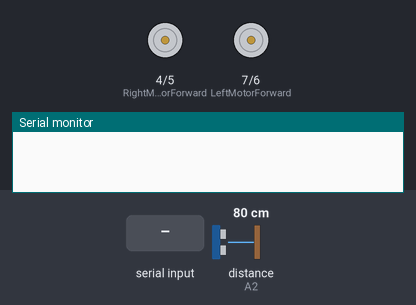
This sketch was run on a simulated Arduino Uno, built with avr-gcc and run on an emulated ATmega328P. Parts: motor-driver pin pairs drawn as motors (green arrow = first pin HIGH = forward, orange = second pin HIGH = backward, longer = more drive), the last lines printed to the serial monitor. Inputs (shaded band) come from the test bench; at power-on: distance to the obstacle (sensor on A2) 80 cm. The echo pulse lasts 58.3 µs per cm.

Above: at 1.3 s.
1.4 s: distance to the obstacle (sensor on A2) set to 23 cm
2.9 s: distance to the obstacle (sensor on A2) set to 18 cm
At 3.56 s:
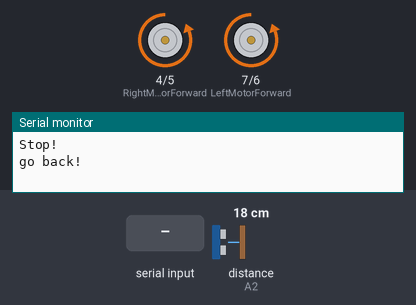
5.9 s: distance to the obstacle (sensor on A2) set to 35 cm
At 6.9 s:
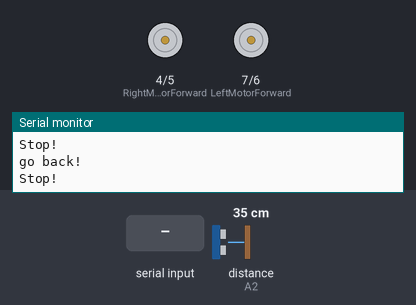
7.5 s: "F" received over Serial
At 7.9 s:
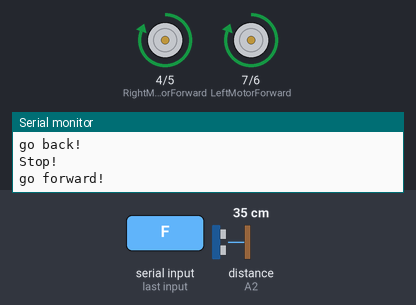
9.0 s: "R" received over Serial
At 10.2 s:
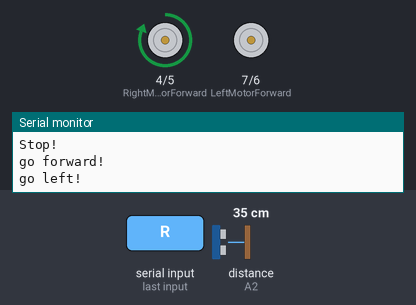
10.5 s: "L" received over Serial
At 11.0 s:
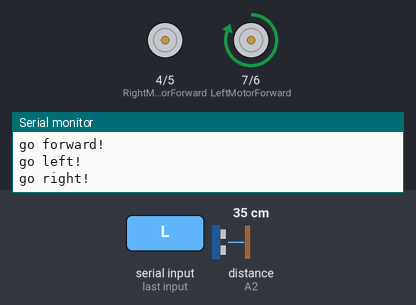
Timing chart, 0 to 13.0 s (numbered marks = the images above; inputs shaded):
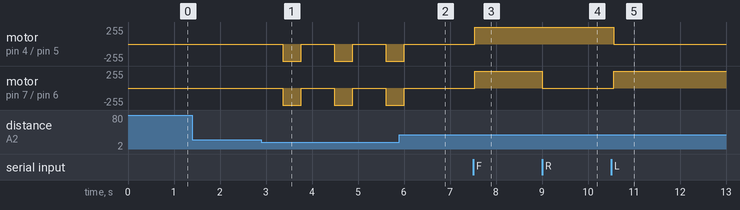

Measured:
- the behaviour switches between 21 and 20 cm on distance to the obstacle (sensor on A2) (found by bisection; images 0 and 1)
- after the input at 1.4 s, every drawn part: stays the same
- after the input at 2.9 s, motor on pin 4 (RightMotorForward) / pin 5 (RightMotorBackward), motor on pin 7 (LeftMotorForward) / pin 6 (LeftMotorBackward): alternates backward 255/255 for 0.40 s and stopped for 0.72 s, starting after 0.46 s
- after the input at 5.9 s, motor on pin 4 (RightMotorForward) / pin 5 (RightMotorBackward), motor on pin 7 (LeftMotorForward) / pin 6 (LeftMotorBackward): goes on until 6.0 s, then stays stopped
- after the input at 7.5 s, motor on pin 4 (RightMotorForward) / pin 5 (RightMotorBackward), motor on pin 7 (LeftMotorForward) / pin 6 (LeftMotorBackward): stopped → forward 255/255 at once
- after the input at 9.0 s, motor on pin 7 (LeftMotorForward) / pin 6 (LeftMotorBackward): forward 255/255 → stopped at once
- after the input at 10.5 s, motor on pin 4 (RightMotorForward) / pin 5 (RightMotorBackward): forward 255/255 → stopped after 0.06 s; motor on pin 7 (LeftMotorForward) / pin 6 (LeftMotorBackward): stopped → forward 255/255 after 0.06 s

The sketch:

code22.2.ino
```cpp
#include <NewPing.h>


//sensor pins

#define trig_pin A1
#define echo_pin A2

#define maximum_distance 200

boolean goesForward = false;
int distance = 100;

//sensor function
NewPing sonar(trig_pin, echo_pin, maximum_distance);

char getstr;

//constant variables.
const int LeftMotorForward = 7;
const int LeftMotorBackward = 6;
const int RightMotorForward = 4;
const int RightMotorBackward = 5;

void _mForward()
{

    digitalWrite(LeftMotorForward, HIGH);
    digitalWrite(RightMotorForward, HIGH);
    digitalWrite(LeftMotorBackward, LOW);
    digitalWrite(RightMotorBackward, LOW);
    Serial.println("go forward!");
}

void _mBack()
{

  digitalWrite(LeftMotorBackward, HIGH);
  digitalWrite(RightMotorBackward, HIGH);
  digitalWrite(LeftMotorForward, LOW);
  digitalWrite(RightMotorForward, LOW);
  Serial.println("go back!");
}

void _mleft()
{

  digitalWrite(LeftMotorBackward, LOW);
  digitalWrite(RightMotorForward, HIGH);
  digitalWrite(LeftMotorForward, LOW);
  digitalWrite(RightMotorBackward, LOW);
  Serial.println("go left!");
}

void _mright()
{

  digitalWrite(LeftMotorForward, HIGH);
  digitalWrite(RightMotorBackward, LOW);
  digitalWrite(LeftMotorBackward, LOW);
  digitalWrite(RightMotorForward, LOW);
  Serial.println("go right!");
}

void _mStop()
{
  digitalWrite(RightMotorForward, LOW);
  digitalWrite(LeftMotorForward, LOW);
  digitalWrite(RightMotorBackward, LOW);
  digitalWrite(LeftMotorBackward, LOW);
  Serial.println("Stop!");
}

void setup()
{
  Serial.begin(9600);

  pinMode(RightMotorForward, OUTPUT);
  pinMode(LeftMotorForward, OUTPUT);
  pinMode(LeftMotorBackward, OUTPUT);
  pinMode(RightMotorBackward, OUTPUT);

  distance = readPing();
  delay(100);
}

void loop(){

  int distanceRight = 0;
  int distanceLeft = 0;
  delay(50);

  if (distance <= 20)
  {
    _mStop();
    delay(300);
    _mBack();
    delay(400);
    _mStop();
    delay(300);
  }

  else
  {
    //It will read the string from the app.
    //The user will decide the string.
    getstr=Serial.read();

    if(getstr=='F')
    {
     _mForward();
    }

    else if(getstr=='B')
    {
     _mBack();
     delay(200);
    }

    else if(getstr=='R')
    {
     _mleft();
     delay(200);
    }
    else if(getstr=='L')
    {
     _mright();
     delay(200);
    }
    else if(getstr=='X')
    {
     _mStop();
    }
   }

   distance = readPing();
}

int readPing()
{
  delay(70);

  int cm = sonar.ping_cm();

  if (cm==0)
  {
    cm=250;
  }

  return cm;
}
```
